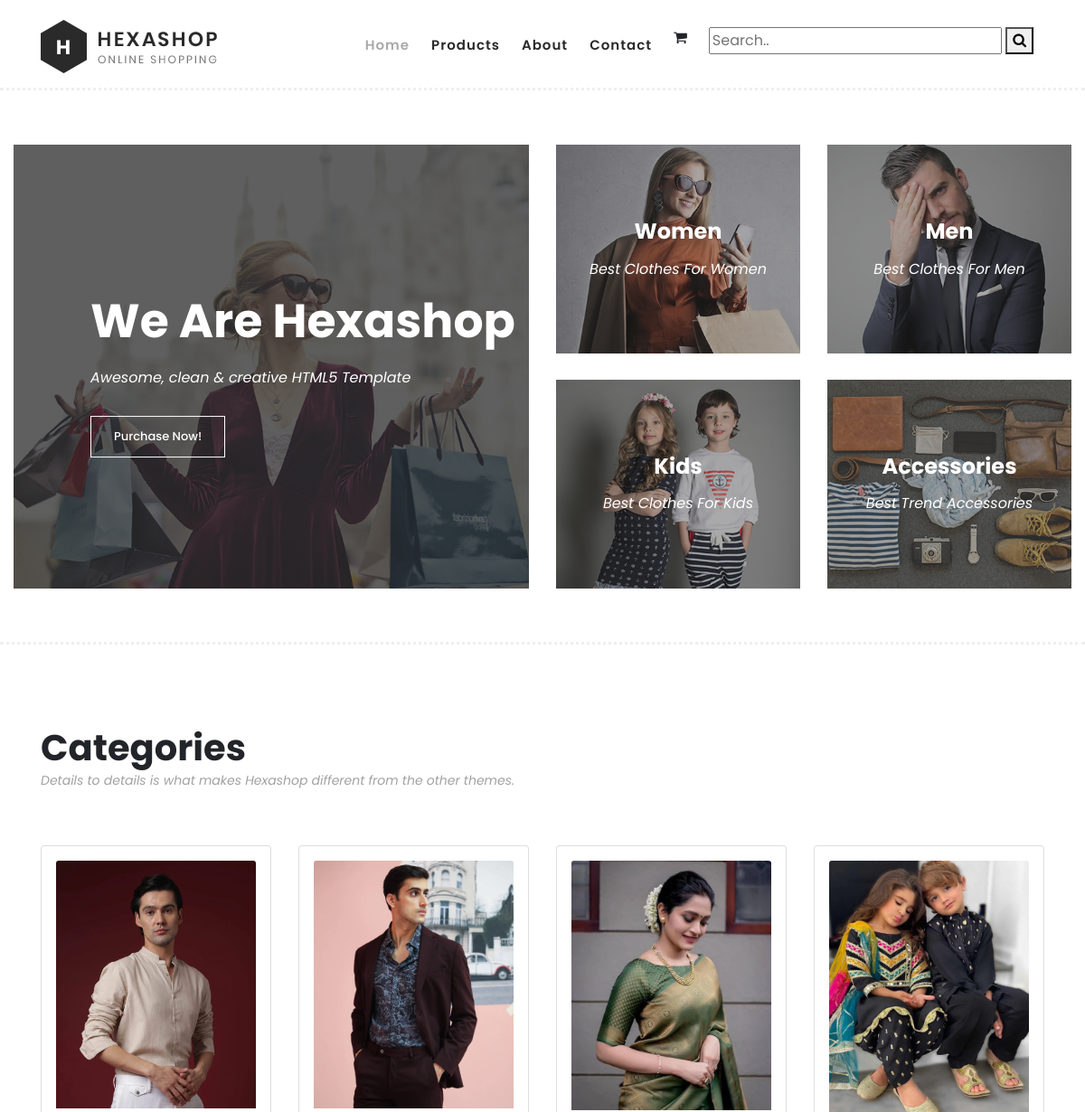
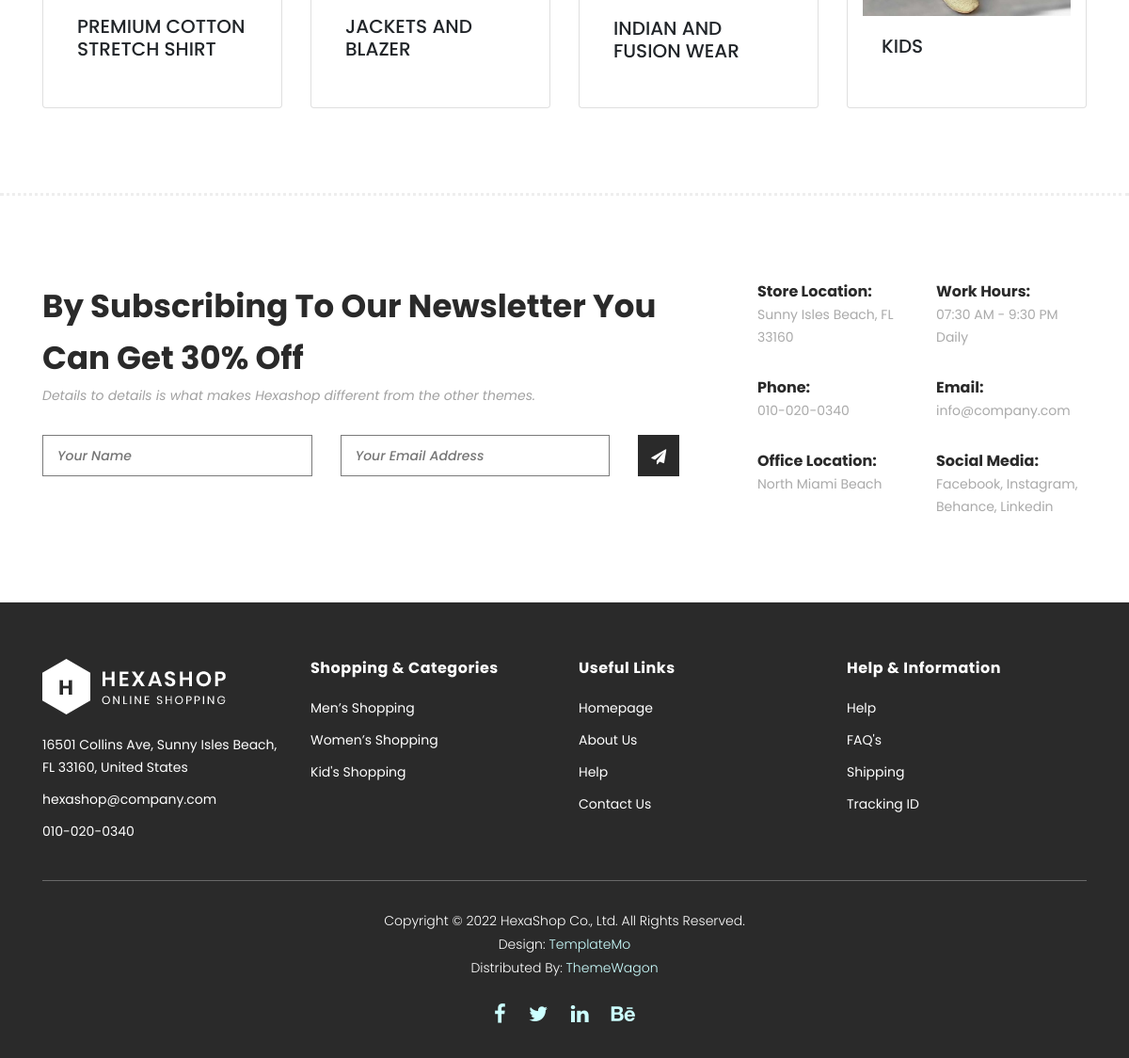
The page / on the database its author committed (2 pictures, top to bottom).
### NewApp/models.py (models this page shows, shortened)
class Category(models.Model):
    title = models.CharField(max_length=50, verbose_name="Category Title")
    slug = models.SlugField(max_length=55, verbose_name="Category Slug")
    description = models.TextField(blank=True, verbose_name="Category Description")
    category_image = models.ImageField(upload_to='category', blank=True, null=True, verbose_name="Category Image")
    is_active = models.BooleanField(verbose_name="Is Active?")
    is_featured = models.BooleanField(verbose_name="Is Featured?")

### NewApp/views.py (the view)
# urls.py: path('',views.index,name='index'),
def index(request):
    categories = Category.objects.filter(is_active=True, is_featured=True)[:5]
    products = Product.objects.filter(is_active=True, is_featured=True)[:8]
    context = {
        'categories': categories,
        'products': products,
    }
    return render(request,'index.html',context)

### templates/index.html (shortened to what this page needs)
{% load static %}
<!DOCTYPE html>
<html lang="en">
  <head>
    <link rel="stylesheet" type="text/css" href="/static/css/bootstrap.min.css">
    <link rel="stylesheet" type="text/css" href="static/css/font-awesome.css">
    <link rel="stylesheet" href="static/css/templatemo-hexashop.css">
    <link rel="stylesheet" href="static/css/owl-carousel.css">
    <link rel="stylesheet" href="static/css/lightbox.css">
    <link rel="stylesheet" href="https://cdnjs.cloudflare.com/ajax/libs/font-awesome/4.7.0/css/font-awesome.min.css">
    </head>
    <body>
    <header class="header-area header-sticky">
        <div class="container">
            <div class="row">
                <div class="col-12">
                    <nav class="main-nav">
                        <a href="index.html" class="logo">
                            <img src="static/images/logo.png">
                        </a>
                        <ul class="nav">
                            <li class="scroll-to-section"><a href="{% url 'index' %}" class="active">Home</a></li>
                            <li class="scroll-to-section"><a href="{% url 'products' %}">Products</a></li>
                            <li class="scroll-to-section"><a href="{% url 'about' %}">About</a></li>
                            <li class="scroll-to-section"><a href="{% url 'contact_vie' %}">Contact</a></li>
                            {% if request.user.is_authenticated %}
                            <li class="scroll-to-section"><a href="{% url 'cart' %}"><i class="fa fa-shopping-cart"></i></a></li>
                            {% else %}
                            <li class="scroll-to-section"><i class="fa fa-shopping-cart"></i></li>
                            {% endif %}
                            <li class="scroll-to-section float-right" > <form  action="{% url 'searchresult' %}" method="get">
                                <input type="text" placeholder="Search.." name="q">
                                <button type="submit"><i class="fa fa-search"></i></button>
                              </form>
                            </li>
                    </nav>
                </div>
            </div>
        </div>
    </header>
    <div class="main-banner" id="top">
        <div class="container-fluid">
            <div class="row">
                <div class="col-lg-6">
                    <div class="left-content">
                        <div class="thumb">
                            <div class="inner-content">
                                <h4>We Are Hexashop</h4>
                                <span>Awesome, clean &amp; creative HTML5 Template</span>
                                <div class="main-border-button">
                                    <a href="#">Purchase Now!</a>
                                </div>
                            </div>
                            <img src="static/images/left-banner-image.jpg" alt="">
                        </div>
                    </div>
                </div>
                <div class="col-lg-6">
                    <div class="right-content">
                        <div class="row">
                            <div class="col-lg-6">
                                <div class="right-first-image">
                                    <div class="thumb">
                                        <div class="inner-content">
                                            <h4>Women</h4>
                                            <span>Best Clothes For Women</span>
                                        </div>
                                        <img src="static/images/baner-right-image-01.jpg">
                                    </div>
                                </div>
                            </div>
                            <div class="col-lg-6">
                                <div class="right-first-image">
                                    <div class="thumb">
                                        <div class="inner-content">
                                            <h4>Men</h4>
                                            <span>Best Clothes For Men</span>
                                        </div>
                                        <img src="static/images/baner-right-image-02.jpg">
                                    </div>
                                </div>
                            </div>
                            <div class="col-lg-6">
                                <div class="right-first-image">
                                    <div class="thumb">
                                        <div class="inner-content">
                                            <h4>Kids</h4>
                                            <span>Best Clothes For Kids</span>
                                        </div>
                                        <img src="static/images/baner-right-image-03.jpg">
                                    </div>
                                </div>
                            </div>
                            <div class="col-lg-6">
                                <div class="right-first-image">
                                    <div class="thumb">
                                        <div class="inner-content">
                                            <h4>Accessories</h4>
                                            <span>Best Trend Accessories</span>
                                        </div>
                                        <img src="static/images/baner-right-image-04.jpg">
                                    </div>
                                </div>
                            </div>
                        </div>
                    </div>
                </div>
            </div>
        </div>
    </div>
    <section class="section" id="men">
        <div class="container">
            <div class="row">
                <div class="col-lg-6">
                    <div class="section-heading">
                        <h1><strong>Categories</strong></h1>
                        <span>Details to details is what makes Hexashop different from the other themes.</span>
                    </div>
                </div>
            </div>
        </div>
        <div class="container">
            <div class="row">
                <div class="col-lg-12">
                           <div class="card-deck">
                            {% for categ in categories %}
                            {% if categ %}
                            <div class="card p-3" style="width:8rem;">
                                <a href="{% url 'category_products' categ.slug %}">   <img src="{{categ.category_image.url}}" alt="Product" class="card-img-top" /></a>
                                <div class="card-body">
                                  <h5 class="card-title">{{categ.title}}</h5>
                                </div>
                              </div>
                            {% endif %}
                            {% endfor %}
                        </div>
                </div>
            </div>
        </div>
    </section>
    <div class="subscribe">
        <div class="container">
            <div class="row">
                <div class="col-lg-8">
                    <div class="section-heading">
                        <h2>By Subscribing To Our Newsletter You Can Get 30% Off</h2>
                        <span>Details to details is what makes Hexashop different from the other themes.</span>
                    </div>
                    <form id="subscribe" action="" method="get">
                        <div class="row">
                          <div class="col-lg-5">
                            <fieldset>
                              <input name="name" type="text" id="name" placeholder="Your Name" required="">
                            </fieldset>
                          </div>
                          <div class="col-lg-5">
                            <fieldset>
                              <input name="email" type="text" id="email" pattern="[^ @]*@[^ @]*" placeholder="Your Email Address" required="">
                            </fieldset>
                          </div>
                          <div class="col-lg-2">
                            <fieldset>
                              <button type="submit" id="form-submit" class="main-dark-button"><i class="fa fa-paper-plane"></i></button>
                            </fieldset>
                          </div>
                        </div>
                    </form>
                </div>
                <div class="col-lg-4">
                    <div class="row">
                        <div class="col-6">
                            <ul>
                                <li>Store Location:<br><span>Sunny Isles Beach, FL 33160</span></li>
                                <li>Phone:<br><span>010-020-0340</span></li>
                                <li>Office Location:<br><span>North Miami Beach</span></li>
                            </ul>
                        </div>
                        <div class="col-6">
                            <ul>
                                <li>Work Hours:<br><span>07:30 AM - 9:30 PM Daily</span></li>
                                <li>Email:<br><span>info@company.com</span></li>
                                <li>Social Media:<br><span><a href="#">Facebook</a>, <a href="#">Instagram</a>, <a href="#">Behance</a>, <a href="#">Linkedin</a></span></li>
                            </ul>
                        </div>
                    </div>
                </div>
            </div>
        </div>
    </div>
    <footer>
        <div class="container">
            <div class="row">
                <div class="col-lg-3">
                    <div class="first-item">
                        <div class="logo">
                            <img src="static/images/white-logo.png" alt="hexashop ecommerce templatemo">
                        </div>
                        <ul>
                            <li><a href="#">16501 Collins Ave, Sunny Isles Beach, FL 33160, United States</a></li>
                            <li><a href="#">hexashop@company.com</a></li>
                            <li><a href="#">010-020-0340</a></li>
                        </ul>
                    </div>
                </div>
                <div class="col-lg-3">
                    <h4>Shopping &amp; Categories</h4>
                    <ul>
                        <li><a href="#">Men’s Shopping</a></li>
                        <li><a href="#">Women’s Shopping</a></li>
                        <li><a href="#">Kid's Shopping</a></li>
                    </ul>
                </div>
                <div class="col-lg-3">
                    <h4>Useful Links</h4>
                    <ul>
                        <li><a href="#">Homepage</a></li>
                        <li><a href="#">About Us</a></li>
                        <li><a href="#">Help</a></li>
                        <li><a href="#">Contact Us</a></li>
                    </ul>
                </div>
                <div class="col-lg-3">
                    <h4>Help &amp; Information</h4>
                    <ul>
                        <li><a href="#">Help</a></li>
                        <li><a href="#">FAQ's</a></li>
                        <li><a href="#">Shipping</a></li>
                        <li><a href="#">Tracking ID</a></li>
                    </ul>
                </div>
                <div class="col-lg-12">
                    <div class="under-footer">
                        <p>Copyright © 2022 HexaShop Co., Ltd. All Rights Reserved.
                        <br>Design: <a href="https://templatemo.com" target="_parent" title="free css templates">TemplateMo</a>
                        <br>Distributed By: <a href="https://themewagon.com" target="_blank" title="free & premium responsive templates">ThemeWagon</a></p>
                        <ul>
                            <li><a href="#"><i class="fa fa-facebook"></i></a></li>
                            <li><a href="#"><i class="fa fa-twitter"></i></a></li>
                            <li><a href="#"><i class="fa fa-linkedin"></i></a></li>
                            <li><a href="#"><i class="fa fa-behance"></i></a></li>
                        </ul>
                    </div>
                </div>
            </div>
        </div>
    </footer>
  </body>
</html>

### rows shown on the page
Category: category_image (picture), title "PREMIUM COTTON STRETCH SHIRT"
Category: category_image (picture), title "JACKETS AND BLAZER"
Category: category_image (picture), title "INDIAN AND FUSION WEAR"
Category: category_image (picture), title "KIDS"
